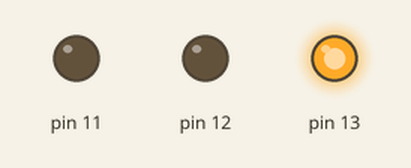
Simulated run of this sketch. Board: Arduino Uno, built with avr-gcc and run on an emulated ATmega328P. Parts: output pins drawn as LEDs (lit = HIGH).

Above: at 7.6 s.
At 12.3 s:
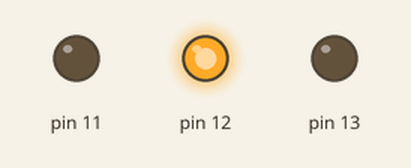
At 14.8 s:
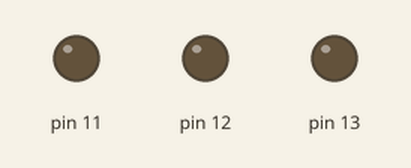
At 17.6 s:
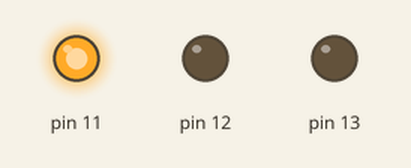
Timing chart, 0 to 24.6 s (numbered marks = the images above):
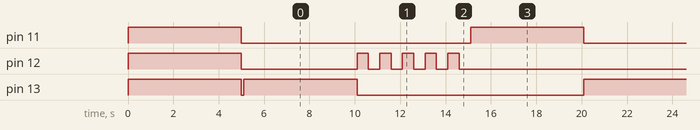

Measured:
- by itself, pin 11: alternates HIGH for 5.0 s and LOW for 10.0 s
- by itself, pin 12: repeats every 15.0 s: 4 × (HIGH 0.50 s, LOW 0.50 s), HIGH 0.50 s, LOW 10.5 s
- by itself, pin 13: repeats every 15.0 s: HIGH 5.0 s, LOW 10.0 s

The sketch:

ex07.ino
```cpp
void setup() {
  pinMode(13,OUTPUT); //빨강
  pinMode(12,OUTPUT); //노랑
  pinMode(11,OUTPUT); //초록

  digitalWrite(13,HIGH);
  digitalWrite(12,HIGH);
  digitalWrite(11,HIGH);
  delay(5000);
  digitalWrite(13,LOW);
  digitalWrite(12,LOW);
  digitalWrite(11,LOW);
  delay(100);
}

void loop() {
  //빨강 5초 켜기 = > 빨강 꺼짐 = > (노랑 0.5초 켜기 => 노랑 0.5꺼짐)x5 => 초록 1초 켜기
  digitalWrite(13,HIGH);
  delay(5000);
  digitalWrite(13,LOW);

  for(int i=0; i<5; i++){
    digitalWrite(12,HIGH);
    delay(500);
    digitalWrite(12,LOW);
    delay(500);
  }

  digitalWrite(11,HIGH);
  delay(5000);
  digitalWrite(11,LOW);

}
```
